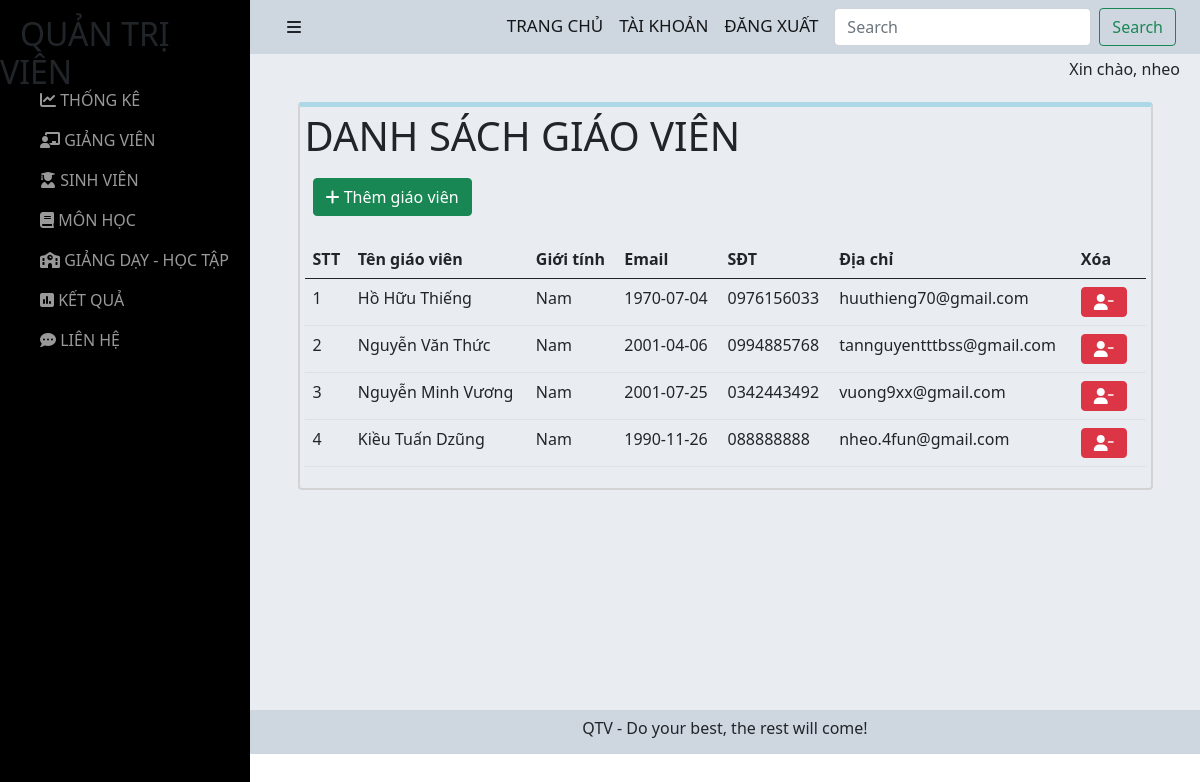
The app's page /admin/admin/teacher.php (signed in) with its own data.
### tables this page shows
CREATE TABLE `users` (
  `user_id` int(11) NOT NULL,
  `user_name` varchar(255) NOT NULL,
  `user_avatar` varchar(255) DEFAULT NULL,
  `user_gioitinh` tinyint(4) NOT NULL,
  `user_birthday` date NOT NULL,
  `user_phone` varchar(255) NOT NULL,
  `user_email` varchar(255) NOT NULL,
  `user_pass` varchar(255) NOT NULL,
  `user_level` int(11) NOT NULL,
  `status` tinyint(4) NOT NULL,
  `code` varchar(255) NOT NULL,
  `code_forgot` varchar(255) NOT NULL
);

### admin/admin/teacher.php (the view, shortened to what this page needs)
<?php include('./header.php') ?>
<br><br>
<div class="all-teacher">
    <h1>DANH SÁCH GIÁO VIÊN</h1>
    <a href="./add-teacher.php"><button class="btn btn-success"><i class="fas fa-plus"></i> Thêm giáo viên</button></a>
    <br>
    <br><br>
    <table class="table">
        <thead>
            <tr>
                <th scope="col">STT</th>
                <th scope="col">Tên giáo viên</th>
                <th scope="col">Giới tính</th>
                <th scope="col">Email</th>
                <th scope="col">SĐT</th>
                <th scope="col">Địa chỉ</th>
                <th scope="col">Xóa</th>
            </tr>
        </thead>
        <tbody>
            <?php
            $sql = "SELECT * from users where user_level = 1";
            $res = mysqli_query($conn, $sql);
            $sn = 1;
            if ($res == true) {
                while ($row = mysqli_fetch_assoc($res)) {
                    $user_gioitinh = $row['user_gioitinh'];
            ?>
                    <tr>
                        <td><?php echo $sn++ ?></td>
                        <td><?php echo $row['user_name']; ?></td>
                        <td>
                            <?php if ($user_gioitinh == 1) {
                                echo 'Nam';
                            }
                            ?>
                        </td>
                        <td><?php echo $row['user_birthday']; ?></td>
                        <td><?php echo $row['user_phone']; ?></td>
                        <td><?php echo $row['user_email']; ?></td>
                        <td>
                            <a href="./del-teacher-admin.php?user_id=<?php echo $row['user_id']; ?>"><button type="button" class="btn btn-danger text-white me-2"><i class="fas fa-user-minus"></i></button></a>
                        </td>
                    </tr>
            <?php
                }
            }
            ?>
        </tbody>
    </table>
</div>
<?php include('./footer.php') ?>

### admin/admin/sidebar.css (style rules this page uses)
h6 { margin-top: 0; }
.btn-success { margin-left: 8px; }
a { text-decoration: none; }
.btn-success { margin-top:10px; float: left; }
.all-teacher { margin: auto; border: 2px solid lightgray; border-top: 5px solid lightblue; border-radius: 4px; padding:5px; width: 90%; }

### records on screen
users: user_name "Hồ Hữu Thiếng", user_gioitinh "Nam", user_birthday "1970-07-04", user_phone "0976156033", user_email "huuthieng70@gmail.com"
users: user_name "Nguyễn Văn Thức", user_gioitinh "Nam", user_birthday "2001-04-06", user_phone "0994885768", user_email "tannguyentttbss@gmail.com"
users: user_name "Nguyễn Minh Vương", user_gioitinh "Nam", user_birthday "2001-07-25", user_phone "0342443492", user_email "vuong9xx@gmail.com"
users: user_name "Kiều Tuấn Dzũng", user_gioitinh "Nam", user_birthday "1990-11-26", user_phone "088888888", user_email "nheo.4fun@gmail.com"

### other values on screen
$_SESSION['display-username'] "Xin chào, nheo"
